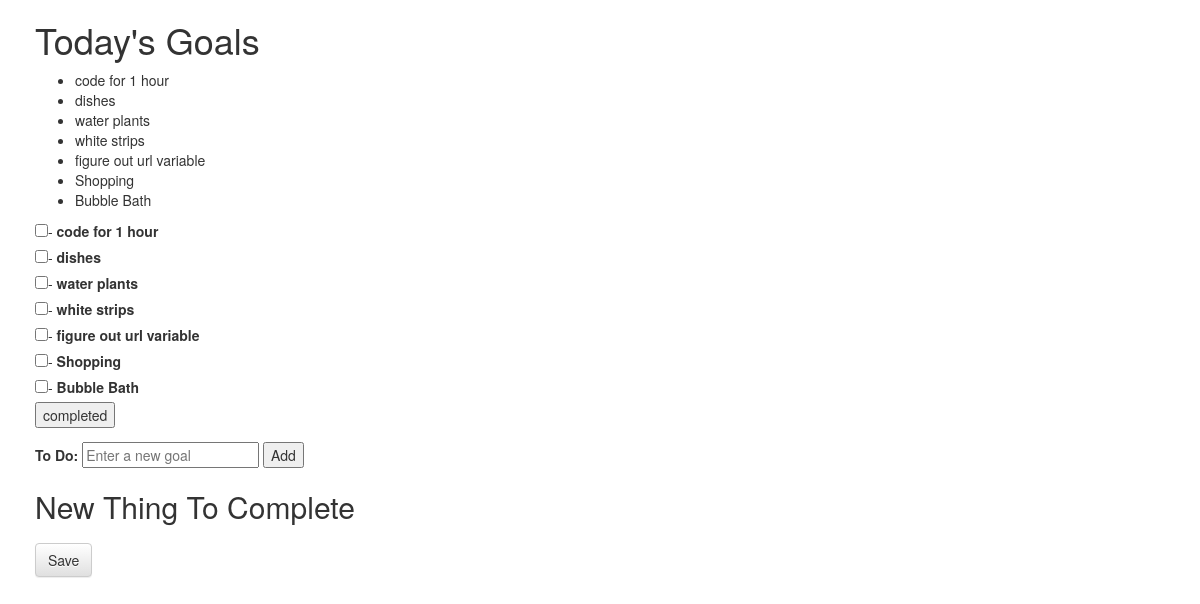
Before: /goals/1 with the older database file.
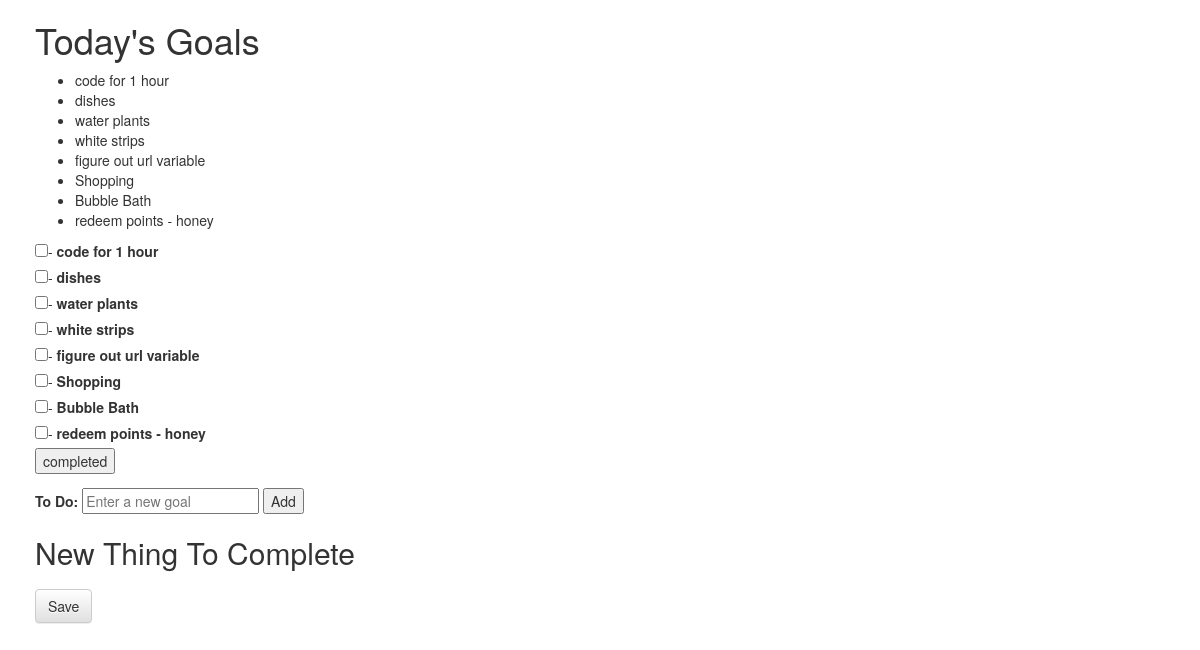
After: the same page with the newer database file.
### goals/models.py (models this page shows, shortened)
class GoalItem(models.Model):
    goal_list = models.ForeignKey(GoalList, on_delete=models.CASCADE)
    goal_item = models.CharField(max_length=250)
    created_date = models.DateTimeField('date published')
    completed = models.BooleanField(default=False)

### goals/views.py (the view)
# urls.py: path('<int:goallist_id>', views.detail, name='detail'),
def detail(request, goallist_id):
    goallist = get_object_or_404(GoalList, pk=goallist_id)
    return render(request, 'goals/detail.html', {'goallist': goallist})

### goals/templates/goals/detail.html (shortened to what this page needs)
{% load static %}
<html>
<head>
<link rel="stylesheet" href="//maxcdn.bootstrapcdn.com/bootstrap/3.2.0/css/bootstrap.min.css">
<link rel="stylesheet" href="//maxcdn.bootstrapcdn.com/bootstrap/3.2.0/css/bootstrap-theme.min.css">
<link rel="stylesheet" href="{% static 'css/goals.css' %}">
</head>
<body>
<h1>{{ goallist.goal_title }}</h1>
<ul>
{% for goalitem in goallist.goalitem_set.all %}
    <li>{{ goalitem.goal_item }}</li>
{% endfor %}
</ul>
<form action="{% url 'goals:detail' goallist.id%}" method="post">
{% for goalitem in goallist.goalitem_set.all %}
    <input type="checkbox" name="goalitem" id="goalitem"{{ forloop.counter }}">-
    <label for="goalitem"{{ forloop.counter }}">{{goalitem.goal_item }}</label>
    <br>
{% endfor %}
<input type="submit" value="completed">
</form>
<form action="{%url 'goals:detail' goallist.id %}" method="post-form">
    <label for="add">To Do: </label>
    <input id="add" type="text" name="To Do" required placeholder="Enter a new goal" value="{{ goal_item }}">
    <input type="submit" value="Add">
</form>
 <h2>New Thing To Complete<h2>
    <form method ="POST" class="post-form">{% csrf_token %}
        <button type="submit" class="save btn btn-default">Save</button>
    </form>
 </body>
</html>

Changed rows visible on the page:
added GoalItem: goal_item "redeem points - honey"
